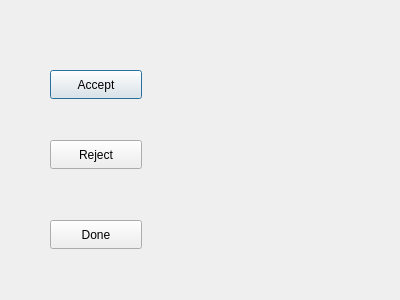
<?xml version="1.0" encoding="UTF-8"?>
<ui version="4.0">
 <class>MyDialog</class>
 <widget class="QDialog" name="MyDialog">
  <property name="geometry">
   <rect>
    <x>0</x>
    <y>0</y>
    <width>400</width>
    <height>300</height>
   </rect>
  </property>
  <property name="windowTitle">
   <string>Dialog</string>
  </property>
  <widget class="QPushButton" name="acceptBtn">
   <property name="geometry">
    <rect>
     <x>50</x>
     <y>70</y>
     <width>92</width>
     <height>29</height>
    </rect>
   </property>
   <property name="text">
    <string>Accept</string>
   </property>
  </widget>
  <widget class="QPushButton" name="rejectBtn">
   <property name="geometry">
    <rect>
     <x>50</x>
     <y>140</y>
     <width>92</width>
     <height>29</height>
    </rect>
   </property>
   <property name="text">
    <string>Reject</string>
   </property>
  </widget>
  <widget class="QPushButton" name="donBtn">
   <property name="geometry">
    <rect>
     <x>50</x>
     <y>220</y>
     <width>92</width>
     <height>29</height>
    </rect>
   </property>
   <property name="text">
    <string>Done</string>
   </property>
  </widget>
 </widget>
 <resources/>
 <connections/>
</ui>
